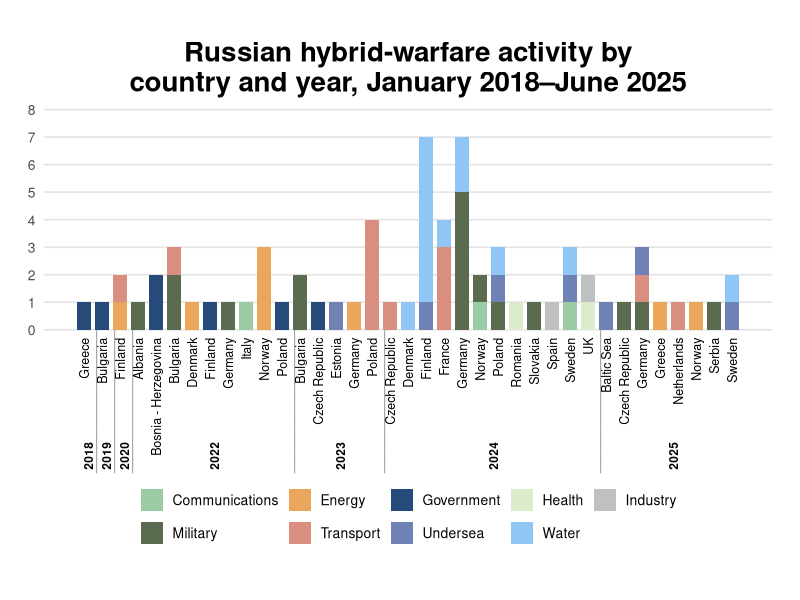

Generate this figure with R:
## ---- chunk 1
knitr::opts_chunk$set(out.width="100%", fig.align="center", fig.height = 8, fig.width = 15)
## ---- chunk 2
library(tidyverse)
library(scales)

df_recon1 <- tribble(
  ~year, ~country, ~sector, ~count,
  # 2018
  2018, "Greece", "Government", 1,
  # 2019
  2019, "Bulgaria", "Government", 1,
  #2020
  2020, "Finland", "Energy", 1,
  2020, "Finland", "Transport", 1,
  # 2022
  2022, "Albania", "Military", 1,
  2022, "Bosnia - Herzegovina", "Government", 2,
  2022, "Bulgaria", "Military", 2,
  2022, "Bulgaria", "Transport", 1,
  2022, "Denmark", "Energy", 1,
  2022, "Finland", "Government", 1,
  2022, "Germany", "Military", 1,
  2022, "Italy", "Communications", 1,
  2022, "Norway", "Energy", 3,
  2022, "Poland", "Government", 1,
  # 2023
  2023, "Bulgaria", "Military", 2,
  2023, "Estonia", "Undersea", 1,
  2023, "Czech Republic", "Government", 1,
  2023, "Germany", "Energy", 1,
  2023, "Poland", "Transport", 4,
  # 2024
  2024, "Czech Republic", "Transport", 1,
  2024, "Denmark", "Water", 1,
  2024, "Finland", "Undersea", 1,
  2024, "Finland", "Water", 6,
  2024, "France", "Transport", 3,
  2024, "France", "Water", 1,
  2024, "Germany", "Military", 5,
  2024, "Germany", "Water", 2,
  2024, "Norway", "Communications", 1,
  2024, "Norway", "Military", 1,
  2024, "Poland", "Military", 1,
  2024, "Poland", "Undersea", 1,
  2024, "Poland", "Water", 1,
  2024, "Romania", "Health", 1,
  2024, "Slovakia", "Military", 1,
  2024, "Spain", "Industry", 1,
  2024, "Sweden", "Communications", 1,
  2024, "Sweden", "Undersea", 1,
  2024, "Sweden", "Water", 1,
  2024, "UK", "Health", 1,
  2024, "UK", "Industry", 1,
  # 2025
  2025, "Baltic Sea", "Undersea", 1,
  2025, "Czech Republic", "Military", 1,
  2025, "Germany", "Military", 1,
  2025, "Germany", "Transport", 1,
  2025, "Germany", "Undersea", 1,
  2025, "Greece", "Energy", 1,
  2025, "Netherlands", "Transport", 1,
  2025, "Norway", "Energy", 1,
  2025, "Serbia", "Military", 1,
  2025, "Sweden", "Undersea", 1,
  2025, "Sweden", "Water", 1
)

df <- df_recon1 |>
  arrange(year, country, row_number()) |>
  group_by(year, country) |>
  mutate(
    ymin = c(0, cumsum(count)[-n()]),
    ymax = cumsum(count)
  ) |>
  ungroup() |>
  mutate(xlabel = paste0(country, "\n", year))

desired_order <- df |>
  distinct(xlabel, year, country) |>
  arrange(year, country) |>
  pull(xlabel)

df$xlabel <- factor(df$xlabel, levels = desired_order)

sector_colors <- c(
  "Communications" = "#9CCCA6",
  "Energy" = "#EAA65A",
  "Government" = "#264A7A",
  "Health" = "#DCECCB",
  "Industry" = "#BFC0C1",
  "Military" = "#5B6B4F",
  "Transport" = "#D98E80",
  "Undersea" = "#6E83B3",
  "Water" = "#90C6F6"
)

df$sector <- factor(
  df$sector,
  levels = c(
    "Communications",
    "Energy",
    "Government",
    "Health",
    "Industry",
    "Military",
    "Transport",
    "Undersea",
    "Water"))

df$sector <- factor(df$sector, levels = names(sector_colors))

year_positions <- df |>
  distinct(country, year, xlabel) |>
  arrange(year, xlabel) |>
  group_by(year) |>
  summarize(
    x = mean(as.numeric(factor(xlabel, levels = levels(df$xlabel))))
  )

year_boundaries <- df |>
  distinct(year, xlabel) |>
  mutate(x = as.numeric(factor(xlabel, levels = levels(df$xlabel)))) |>
  group_by(year) |>
  summarize(
    min_x = min(x),
    max_x = max(x)
  ) |>
  arrange(year) |>
  mutate(
    boundary_x = lag(max_x) + 0.5
  ) |>
  filter(!is.na(boundary_x))

ggplot(df) +
  geom_text(
    data = year_positions,
    aes(x = x, y = 0, label = year),
    vjust = 1,
    hjust = 5,
    angle = 90,
    size = 3,
    fontface = "bold"
  ) +
  geom_text(
    data = year_boundaries,
    aes(
      x = boundary_x - 0.5,
      y = 0,
      label = "___________"
    ),
    angle = 90,
    vjust = .5,
    hjust = 1,
    size = 6,
    color = "#A9A9A9"
  ) +
  geom_rect(
    aes(
      xmin = as.numeric(xlabel) - 0.4,
      xmax = as.numeric(xlabel) + 0.4,
      ymin = ymin,
      ymax = ymax,
      fill = sector
    ),
    color = NA
  ) +
  scale_x_continuous(
    breaks = seq_along(levels(df$xlabel)),
    labels = df |> distinct(xlabel, country) |> pull(country)
  ) +
  scale_fill_manual(values = sector_colors) +
  guides(fill = guide_legend(nrow = 2, byrow = TRUE)) +
  scale_y_continuous(expand = c(0,0), breaks = seq(0,8,1), limits = c(0,8)) +
  coord_cartesian(expand = FALSE) +
  labs(
    title = "Russian hybrid-warfare activity by\ncountry and year, January 2018–June 2025",
    x = NULL, y = NULL, fill = NULL
  ) +
  theme_minimal(base_size = 13) +
  theme(
    plot.title = element_text(face = "bold", size = 20, hjust = 0.5, margin = margin(b = 8)),
    axis.text.x = element_text(
      color = "black",
      size = 9,
      angle = 90,
      hjust = 1,
      vjust = 0.5
    ),
    plot.margin = margin(30, 20, 40, 20),
    axis.text.y = element_text(size = 10, color = "grey30"),
    panel.grid.major.x = element_blank(),
    panel.grid.minor = element_blank(),
    panel.grid.major.y = element_line(color = "grey90"),
    legend.position = "bottom",
    legend.box = "horizontal",
    legend.text = element_text(size = 10),
    legend.spacing.x = unit(0.50, "cm"),
    legend.margin = margin(t = 10),
    panel.spacing = unit(2, "lines")
  ) +
  coord_cartesian(clip = "off")
